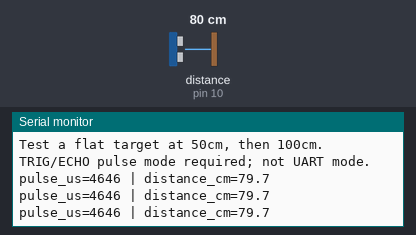
This sketch was run on a simulated Arduino Uno, built with avr-gcc and run on an emulated ATmega328P. Parts: the last lines printed to the serial monitor. Wiring (inferred from the names in the program): ultrasonic range finder: trigger pin 9; echo pin 10. The inputs (shaded band) are chosen by the test bench; at power-on: distance to the obstacle (sensor on pin 10) 80 cm. The echo pulse lasts 58.3 µs per cm.

Above: at 1.7 s.
1.8 s: distance to the obstacle (sensor on pin 10) set to 29 cm
At 2.4 s:
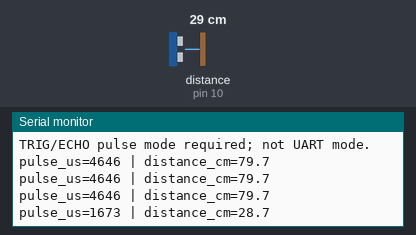
3.3 s: distance to the obstacle (sensor on pin 10) set to 22 cm
At 3.9 s:
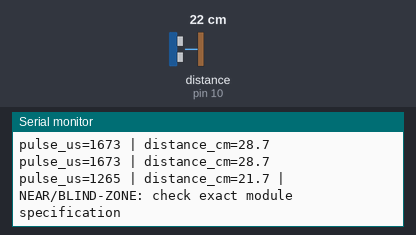

Measured:
- the behaviour switches between 26 and 25 cm on distance to the obstacle (sensor on pin 10) (found by bisection; images 1 and 2)
- after the input at 1.8 s, the serial monitor: prints a new line after 0.23 s (image 1)
- after the input at 3.3 s, the serial monitor: prints a new line after 0.24 s (image 2)

The sketch:

JSN_UNO_SINGLE_TEST.ino
```cpp
// One JSN-SR04T in TRIG/ECHO pulse mode on Arduino UNO.
// VCC -> 5V, GND -> GND, TRIG -> D9, ECHO -> D10.
// These are UNO test pins, not the ESP32 production pin map.
// Serial Monitor: 115200 baud. No external library required.

const byte TRIG_PIN = 9;
const byte ECHO_PIN = 10;
const unsigned long ECHO_TIMEOUT_US = 45000UL;

void setup() {
  Serial.begin(115200);
  pinMode(TRIG_PIN, OUTPUT);
  digitalWrite(TRIG_PIN, LOW);
  pinMode(ECHO_PIN, INPUT);

  Serial.println(F("=== ONE JSN / ARDUINO UNO ==="));
  Serial.println(F("TRIG=D9, ECHO=D10, UART=115200"));
  Serial.println(F("Test a flat target at 50cm, then 100cm."));
  Serial.println(F("TRIG/ECHO pulse mode required; not UART mode."));
  delay(500);
}

void loop() {
  // A high ECHO before triggering is not a valid new measurement.
  if (digitalRead(ECHO_PIN) == HIGH) {
    Serial.println(F("ERROR: ECHO HIGH before trigger; check mode/wiring."));
    delay(500);
    return;
  }

  digitalWrite(TRIG_PIN, LOW);
  delayMicroseconds(2);
  digitalWrite(TRIG_PIN, HIGH);
  delayMicroseconds(10);
  digitalWrite(TRIG_PIN, LOW);

  const unsigned long pulseUs = pulseIn(ECHO_PIN, HIGH, ECHO_TIMEOUT_US);

  if (pulseUs == 0) {
    Serial.println(F("TIMEOUT: no complete ECHO pulse. Not a 0cm reading."));
  } else {
    // Approximate speed of sound: 343 m/s. Round trip -> divide by two.
    const float distanceCm = pulseUs * 0.0343f / 2.0f;

    Serial.print(F("pulse_us="));
    Serial.print(pulseUs);
    Serial.print(F(" | distance_cm="));
    Serial.print(distanceCm, 1);

    if (distanceCm < 25.0f) {
      Serial.print(F(" | NEAR/BLIND-ZONE: check exact module specification"));
    }

    Serial.println();
  }

  // Long enough spacing for a single module and straightforward bench checks.
  delay(500);
}
```
